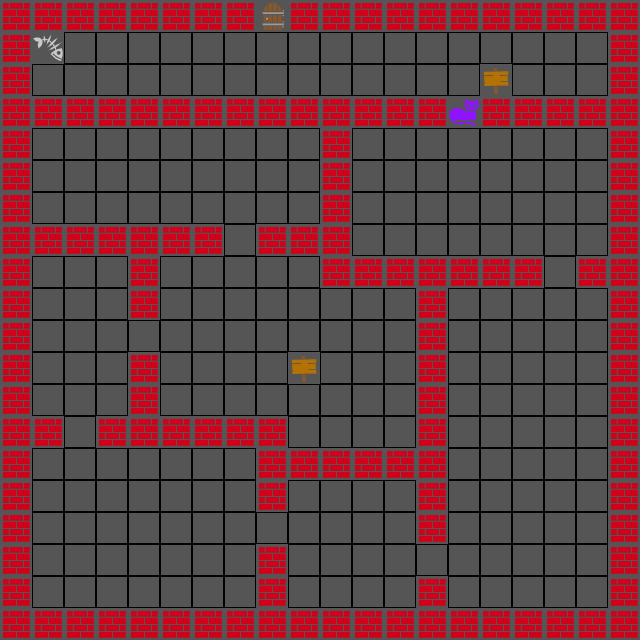

This is a level from a 2D game, rendered from its Tiled map with the project's own tilesets. A one-line summary and the complete map file follow:
An orthogonal 20x20 tile map with 32x32 px tiles, 1 tile layer (Tiles).

<map version="1.2" tiledversion="1.3.3" orientation="orthogonal" renderorder="right-down" width="20" height="20" tilewidth="32" tileheight="32" infinite="0" backgroundcolor="#555555" nextlayerid="6" nextobjectid="7">
 <editorsettings>
  <export target="." format="csv" />
 </editorsettings>
 <tileset firstgid="1" source="default.tsx" />
 <layer id="4" name="Tiles" width="20" height="20">
  <data encoding="csv">
2,2,2,2,2,2,2,2,4,2,2,2,2,2,2,2,2,2,2,2,
2,14,1,1,1,1,1,1,1,1,1,1,1,1,1,1,1,1,1,2,
2,1,1,1,1,1,1,1,1,1,1,1,1,1,1,3,1,1,1,2,
2,2,2,2,2,2,2,2,2,2,2,2,2,2,13,2,2,2,2,2,
2,1,1,1,1,1,1,1,1,1,2,1,1,1,1,1,1,1,1,2,
2,1,1,1,1,1,1,1,1,1,2,1,1,1,1,1,1,1,1,2,
2,1,1,1,1,1,1,1,1,1,2,1,1,1,1,1,1,1,1,2,
2,2,2,2,2,2,2,1,2,2,2,1,1,1,1,1,1,1,1,2,
2,1,1,1,2,1,1,1,1,1,2,2,2,2,2,2,2,1,2,2,
2,1,1,1,2,1,1,1,1,1,1,1,1,2,1,1,1,1,1,2,
2,1,1,1,1,1,1,1,1,1,1,1,1,2,1,1,1,1,1,2,
2,1,1,1,2,1,1,1,1,3,1,1,1,2,1,1,1,1,1,2,
2,1,1,1,2,1,1,1,1,1,1,1,1,2,1,1,1,1,1,2,
2,2,1,2,2,2,2,2,2,1,1,1,1,2,1,1,1,1,1,2,
2,1,1,1,1,1,1,1,2,2,2,2,2,2,1,1,1,1,1,2,
2,1,1,1,1,1,1,1,2,1,1,1,1,2,1,1,1,1,1,2,
2,1,1,1,1,1,1,1,1,1,1,1,1,2,1,1,1,1,1,2,
2,1,1,1,1,1,1,1,2,1,1,1,1,1,1,1,1,1,1,2,
2,1,1,1,1,1,1,1,2,1,1,1,1,2,1,1,1,1,1,2,
2,2,2,2,2,2,2,2,2,2,2,2,2,2,2,2,2,2,2,2
</data>
 </layer>
</map>